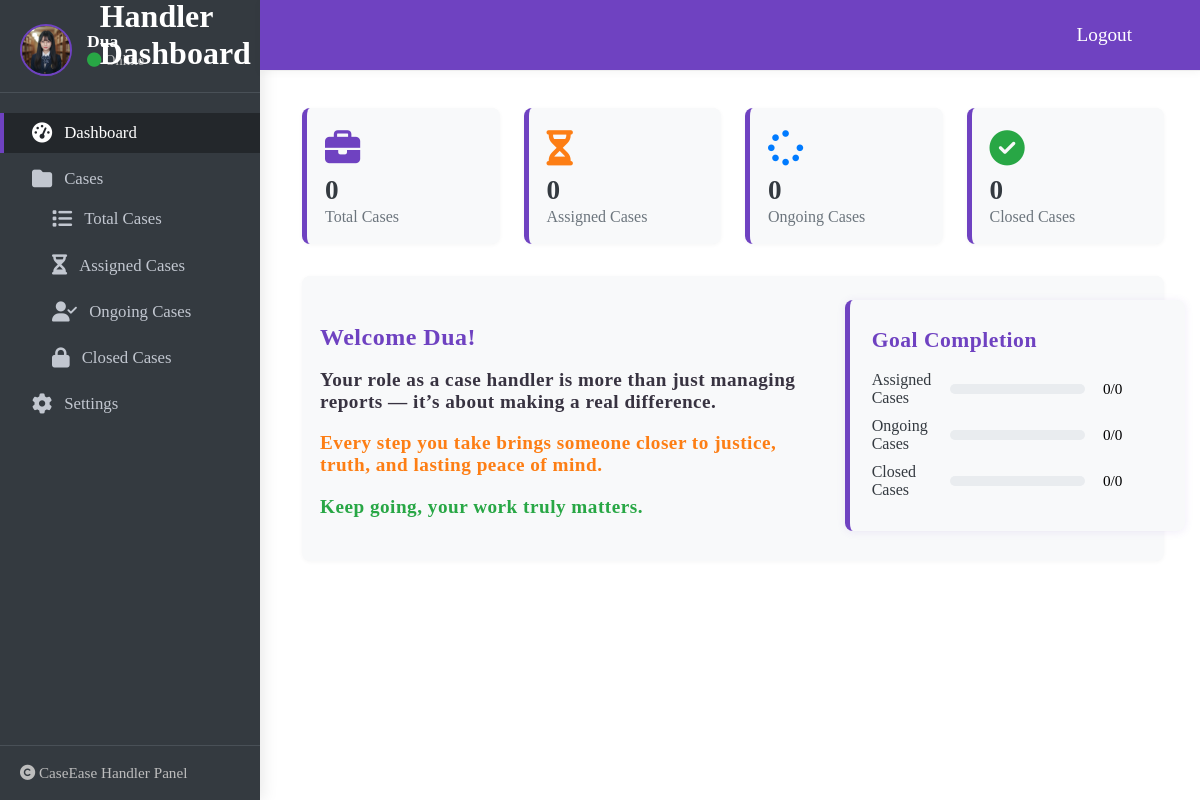
/accounts/handler-dashboard/ (signed in), run on the app's committed database.
### accounts/models.py (models this page shows, shortened)
class CustomUser(AbstractUser):
    role = models.CharField(max_length=10, choices=ROLE_CHOICES, default='user')
    profile_image = models.ImageField(upload_to='profile_images/', null=True, blank=True)
    phone_number = models.CharField(max_length=15, null=True, blank=True)

### accounts/views.py (the view)
# urls.py: path('handler-dashboard/', views.HandlerDashboardView.as_view(), name='handler_dashboard'),
class HandlerDashboardView(LoginRequiredMixin, TemplateView):
    template_name = 'accounts/handler_dashboard.html'
    def get_percent(self, count, total):
        return int((count / total.count()) * 100) if total else 0
    def get_context_data(self, **kwargs):
        handler = self.request.user
        query = self.request.GET.get('q')  # get the search query
        all_cases = Case.objects.filter(assigned_to=handler)
        assigned_cases = all_cases.filter(status='Assigned').count()
        ongoing_cases = all_cases.exclude(status__in=['Assigned', 'Pending', 'Approved', 'Closed']).count()
        closed_cases = all_cases.filter(status='Closed').count()
        if query:
            all_cases = all_cases.filter(title__icontains=query)  # filter by title
        context = super().get_context_data(**kwargs)
        context.update({
            'cases': all_cases,
            'all_count': all_cases.count(),
            'assigned_count': all_cases.filter(status='Assigned').count(),
            'ongoing_count': all_cases.exclude(status__in=['Assigned', 'Pending', 'Approved', 'Closed']).count(),
            'closed_count': all_cases.filter(status='Closed').count(),
            'assigned_percent': self.get_percent(assigned_cases, all_cases),
            'ongoing_percent': self.get_percent(ongoing_cases, all_cases),
            'closed_percent': self.get_percent(closed_cases, all_cases),
        })
        return context

### accounts/templates/accounts/handler_dashboard.html (shortened to what this page needs)
{% load static %}
{% load humanize %}
{% block content %}
<link rel="stylesheet" href="https://cdnjs.cloudflare.com/ajax/libs/font-awesome/6.4.0/css/all.min.css">
<div class="dashboard-container">
    {% include 'accounts/handler_sidebar.html' %}
    <section class="main-section">
    <div class="dashboard-cards">
      <div class="dashboard-card">
        <div class="icon" style="color:#6f42c1"><i class="fa fa-briefcase"></i></div>
        <div class="value">{{all_count}}</div>
        <div class="label">Total Cases</div>
      </div>
      <div class="dashboard-card">
        <div class="icon" style="color:#fd7e14"><i class="fa fa-hourglass-half"></i></div>
        <div class="value">{{assigned_count}}</div>
        <div class="label">Assigned Cases</div>
      </div>
      <div class="dashboard-card">
        <div class="icon" style="color:#007bff"><i class="fa fa-spinner"></i></div>
        <div class="value">{{ongoing_count}}</div>
        <div class="label">Ongoing Cases</div>
      </div>
      <div class="dashboard-card">
        <div class="icon" style="color:#28a745"><i class="fa fa-check-circle"></i></div>
        <div class="value">{{closed_count}}</div>
        <div class="label">Closed Cases</div>
      </div>
    </div>
    <div class="dashboard-graph">
      <div class="dashboard-graph-img">
        <h3 style="margin-bottom:18px; font-size:1.5em; color:#6f42c1; font-weight:800; letter-spacing:0.5px;">Welcome {{ request.user.username }}!</h3>
      <div style="text-align:start; margin-top:8px; font-weight:600; color:#383341; letter-spacing:0.5px; font-size:1.2em;">Your role as a case handler is more than just managing reports — it’s about making a real difference.<br><p style="color:#fd7e14">Every step you take brings someone closer to justice, truth, and lasting peace of mind.</p><p style="color:#28a745">Keep going, your work truly matters.</p></div>
      </div>
      <div class="dashboard-graph-goals" style="width:100%; max-width:420px; min-width:260px; margin-right:10px;">
        <div class="dashboard-card" style="padding: 28px 22px 22px 22px; box-shadow: 0 1px 8px rgba(111,66,193,0.10); width:100%;">
          <h4 style="margin:0 0 18px 0; font-size:1.35em; color:#6f42c1; font-weight:800; letter-spacing:0.5px;">Goal Completion</h4>
          <div class="goal-row">
            <span class="goal-label">Assigned Cases</span>
            <div class="goal-bar">
            </div>
            <span style="margin-left:0;font-size:0.95em;">{{assigned_count}}/{{all_count}}</span>
          </div>
          <div class="goal-row">
            <span class="goal-label">Ongoing Cases</span>
            <div class="goal-bar">
            </div>
            <span style="margin-left:0;font-size:0.95em;">{{ongoing_count}}/{{all_count}}</span>
          </div>
          <div class="goal-row">
            <span class="goal-label">Closed Cases</span>
            <div class="goal-bar">
            </div>
            <span style="margin-left:0;font-size:0.95em;">{{closed_count}}/{{all_count}}</span>
          </div>
        </div>
      </div>
    </div>
  </section>
</div>
{% endblock %}

### accounts/templates/accounts/handler_sidebar.html (shortened to what this page needs)
{% load static%}
<link rel="stylesheet" href="https://cdnjs.cloudflare.com/ajax/libs/font-awesome/6.4.0/css/all.min.css">
<aside class="admin-sidebar">
<div class="top-navbar">
  <div class="dashboard-header">
      <h2>Handler Dashboard </h2>
      <a href="{% url 'logout' %}" style="color:#fff; font-size:1.2rem;">Logout</a>
    </div>
</div>
  <div class="user-panel">
   {% if user.profile_image %}
      <img src="{{ user.profile_image.url }}" alt="Handler Avatar">
    {% else %}
      <img src="{% static 'images/avatar.png' %}" alt="Handler Avatar">
    {% endif %}
    <div class="info">
      <span>{{ request.user.username|default:'Handler' }}</span>
      <small><i class="fa fa-circle text-success" style="color:#28a745"></i> Online</small>
    </div>
  </div>
  <nav>
    <ul>
      <li><a href="{% url 'handler_dashboard' %}" class="active"><i class="fa fa-tachometer-alt"></i> Dashboard</a></li>
      <li><a href="#"><i class="fa fa-folder"></i> Cases</a>
        <ul style="padding-left:20px;">
          <li><a href="{% url 'handler_all_cases' %}"><i class="fa fa-list"></i> Total Cases</a></li>
          <li><a href="{% url 'handler_assigned_cases' %}"><i class="fa fa-hourglass-half"></i> Assigned Cases</a></li>
          <li><a href="{% url 'handler_ongoing_cases' %}"><i class="fa fa-user-check"></i> Ongoing Cases</a></li>
          <li><a href="{% url 'handler_closed_cases' %}"><i class="fa fa-lock"></i> Closed Cases</a></li>
        </ul>
      </li>
      <li><a href="{% url 'view_handler_profile' %}"><i class="fa fa-cog"></i> Settings</a></li>
    </ul>
  </nav>
  <div class="sidebar-footer">
    <i class="fa fa-copyright"></i> CaseEase Handler Panel
  </div>
</aside>

### accounts/templates/accounts/handler_dashboard.html (style rules this page uses)
.dashboard-container { display: flex; align-items: stretch; min-height: 100vh; margin: 0; width: 100vw; max-width: 100vw; box-sizing: border-box; position: fixed; }
.admin-sidebar { width: 260px; background: #343a40; color: #fff; border-radius: 14px 0 0 14px; box-shadow: 2px 0 16px rgba(0,0,0,0.10); display: flex; flex-direction: column; justify-content: flex-start; margin-bottom: 0; margin-top: 0; min-height: 100%; position: relative; }
.admin-sidebar .user-panel { display: flex; align-items: center; padding: 24px 20px 16px 20px; border-bottom: 1px solid #495057; }
.admin-sidebar .user-panel img { width: 48px; height: 48px; border-radius: 50%; margin-right: 15px; border: 2px solid #6f42c1; }
.admin-sidebar .user-panel .info { display: flex; flex-direction: column; }
.admin-sidebar .user-panel .info span { font-weight: 700; font-size: 1.1em; }
.admin-sidebar .user-panel .info small { color: #bdbdbd; font-size: 0.9em; }
.admin-sidebar nav { flex: 1; padding: 20px 0 0 0; }
.admin-sidebar ul { list-style: none; padding: 0 0 0 0; margin: 0; }
.admin-sidebar li { margin-bottom: 6px; }
.admin-sidebar a { color: #c2c7d0; text-decoration: none; display: flex; align-items: center; padding: 10px 28px; font-size: 1.05em; border-left: 4px solid transparent; transition: background 0.2s, border-color 0.2s; }
.admin-sidebar a.active, .admin-sidebar a:hover { background: #23272b; color: #fff; border-left: 4px solid #6f42c1; }
.admin-sidebar a i { margin-right: 12px; font-size: 1.2em; }
.admin-sidebar .sidebar-footer { padding: 18px 20px; border-top: 1px solid #495057; font-size: 0.95em; color: #bdbdbd; }
.main-section { flex: 1; background: #fff; padding: 40px 44px 40px 44px; border-radius: 0 14px 14px 0; box-shadow: 0 2px 16px rgba(0,0,0,0.07); min-height: 100vh; min-width: 0; margin-top: 60px; margin-left: 250px; display: flex; flex-direction: column; justify-content: flex-start; }
.dashboard-cards { display: grid; grid-template-columns: repeat(4, 1fr); gap: 24px; margin-bottom: 32px; }
.dashboard-card { background: #f8f9fa; border-radius: 8px; padding: 22px 18px 18px 18px; box-shadow: 0 1px 4px rgba(0,0,0,0.04); display: flex; flex-direction: column; align-items: flex-start; border-left: 5px solid #6f42c1; }
.dashboard-card .icon { font-size: 2.2em; margin-bottom: 10px; color: #6f42c1; }
.dashboard-card .value { font-size: 1.7em; font-weight: 700; color: #343a40; }
.dashboard-card .label { color: #6c757d; font-size: 1em; margin-top: 2px; }
.dashboard-graph { background: #f8f9fa; border-radius: 8px; padding: 24px 18px; box-shadow: 0 1px 4px rgba(0,0,0,0.04); margin-bottom: 32px; display: flex; gap: 32px; align-items: flex-start; flex-wrap: wrap; }
.dashboard-graph-img { flex: 2 1 350px; min-width: 250px; max-width: 600px; }
.dashboard-graph-goals { flex: 1 1 220px; min-width: 200px; max-width: 350px; margin-top: 0; }
.goal-row { display: flex; align-items: center; margin-bottom: 10px; }
.goal-label { flex: 1; color: #343a40; font-size: 1em; }
.goal-bar { flex: 2; height: 10px; border-radius: 5px; margin-left: 12px; background: #e9ecef; overflow: hidden; }
.dashboard-card .goal-row { width: 100%; }
.dashboard-card .goal-label { flex: 1.2; min-width: 110px; }
.dashboard-card .goal-bar { flex: 4; min-width: 120px; margin-left: 18px; margin-right: 18px; }
.dashboard-card .goal-row span { flex: 1; min-width: 60px; text-align: left; }

### data on the page
CustomUser: profile_image (picture), user.username "Dua"

### other printed values
{{ all_count }} "0"
{{ assigned_count }} "0"
{{ ongoing_count }} "0"
{{ closed_count }} "0"
